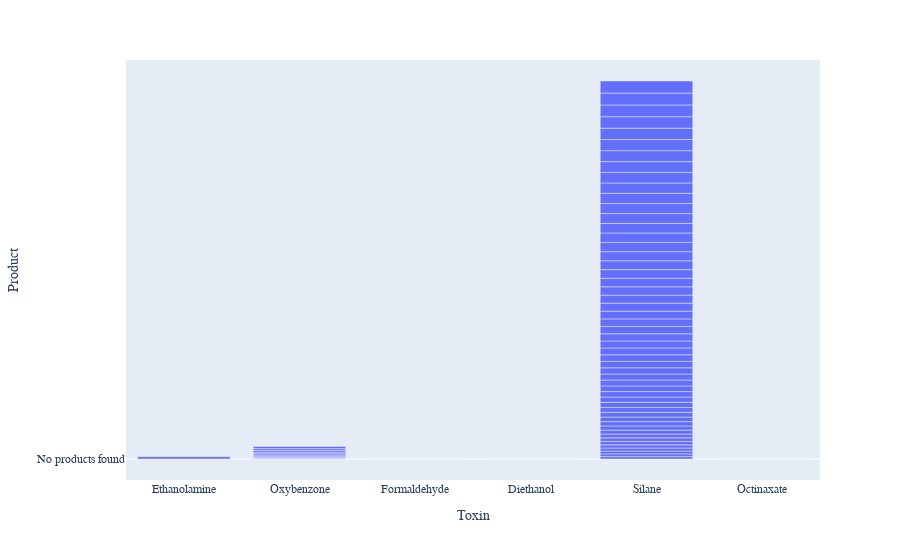

Notebook cell for this chart:
### Code cell
fig = px.bar(low_df, x='Toxin', y='Product'
            )

fig.update_layout( # customize font and legend orientation & position
    font_family="Redaction",
    legend=dict(
        title=None, orientation="h", y=1, yanchor="bottom", x=0.5, xanchor="center"
    )
)

### Figure 1 — Plotly figure (JSON) as saved in the notebook; plotly's stock layout.template omitted (floating-point values rounded to 4 significant figures)
{"data": [{"alignmentgroup": "True", "hovertemplate": "Toxin=%{x}<br>Product=%{y}<extra></extra>", "legendgroup": "", "marker": {"color": "#636efa", "pattern": {"shape": ""}}, "name": "", "offsetgroup": "", "orientation": "v", "showlegend": false, "textposition": "auto", "type": "bar", "x": ["Ethanolamine", "Oxybenzone", "Oxybenzone", "Oxybenzone", "Oxybenzone", "Oxybenzone", "Oxybenzone", "Oxybenzone", "Oxybenzone", "Oxybenzone", "Oxybenzone", "Oxybenzone", "Oxybenzone", "Ethanolamine", "Formaldehyde", "Diethanol", "Silane", "Silane", "Silane", "Silane", "Silane", "Silane", "Silane", "Silane", "Silane", "Silane", "Silane", "Silane", "Silane", "Silane", "Silane", "Silane", "Silane", "Silane", "Silane", "Silane", "Silane", "Silane", "Silane", "Silane", "Silane", "Silane", "Silane", "Silane", "Silane", "Silane", "Silane", "Silane", "Silane", "Silane", "Silane", "Silane", "Silane", "Silane", "Silane", "Silane", "Silane", "Silane", "Silane", "Silane", "Silane", "Silane", "Silane", "Silane", "Silane", "Silane", "Silane", "Silane", "Octinaxate"], "xaxis": "x", "y": ["No products found", "No products found", "Camera Ready CC Cream Broad Spectrum SPF 30 Dark Spot Correcting", "Lingerie de Peau BB Cream", "Exfoliating Scrub", "Hydra Life BB Creme Broad Spectrum SPF 30", "The Broad Spectrum SPF 50 UV Protecting Fluid", "Ultimate Sun Protection Spray Broad Spectrum SPF 50+ For Face/Body", "Broad Spectrum SPF 50 Sunscreen Face Cream", "DayWear UV Base Advanced Anti-Oxidant & UV Defense SPF 50", "DayWear BB Anti-Oxidant Beauty Benefit Crème SPF 35", "Protect Ultra Sheer Weightless Sunscreen Broad Spectrum SPF 50+ UVA/UVB", "Sun Lotion 30 SPF", "Radiance Awakening Mask Intense", "No products found", "No products found", "Ultra Facial Cream", "The True Cream Moisturizing Bomb", "Water Bank Moisture Cream", "Dramatically Different Moisturizing Gel", "Revitalizing Supreme Global Anti-Aging Crème", "Renewed Hope in A Jar Refreshing & Refining Moisturizer", "Dramatically Different Hydrating Jelly", "Drink of H2O Hydrating Boost Moisturizer Rainforest of the Sea™", "Limited Edition Dramatically Different™ Moisturizing Gel", "Cooling Water", "DREAMDUO™ Overnight Transforming Treatment", "Essential Power Skin Toner for Normal to Dry Skin", "Bergamot Herbal Extract Toner", "A Glowing Regimen Trial Set", "FRXXXTION Stick Exfoliating Cleanser", "Fresh Pressed 7-day System with Pure Vitamin C", "Advanced Night Repair Synchronized Recovery Complex II", "The Treatment Lotion", "Skin Love Glow Elixir", "needles no more™", "Fresh Pressed Daily Booster with Pure Vitamin C 10%", "Watermelon Brightening Serum", "MOISTURE BOUND Rejuvenating Serum", "Repairwear Laser Focus", "needles no more® 3-D filler mask", "Perfectionist Pro Rapid Firm + Lift Treatment", "Future Solution LX Intensive Firming Contour Serum", "Advanced Night Repair Concentrated Recovery PowerFoil Mask", "The Brilliance Brightening Mask", "Nutritious Vitality8™ Night Creme/Mask", "Treatment Lotion Hydrating Mask", "Advanced Night Repair Concentrated Recovery Eye Mask", "Plantscription™ Powerful Lifting Overnight Mask", "Water Pocket Sheet Mask Sleeping Mask (Replenishing)", "Flower Fusion™ Lavender Soothing Sheet Mask", "Flower Fusion™ Rose Hydrating Sheet Mask", "Flower Fusion™ Raspberry Refreshing Sheet Mask", "Flower Fusion™ Violet Nourishing Sheet Mask", "Flower Fusion™ Orange Radiance-Boosting Sheet Mask", "Advanced Night Repair Eye Concentrate Matrix", "Advanced Night Repair Eye Serum Synchronized Complex II", "Eye Doctor™ Moisture Care For Skin Around Eyes", "Intensive Vitalizing Eye Essence", "Goat Milk De-Puffing Eye Balm", "Super-Cool De-Puffing Eye Balm", "Renewed Hope In A Jar Eye", "FIRMx™ 360 Eye Renewal", "Time In A Bottle For Eyes 100% In-Control", "Renewed Hope In A Jar SPF 30", "Essential-C Eye Cream SPF 15 PA++", "Do Not Age with Dr. Brandt Triple Peptide Eye Cream", "ELEVATE Firming & Lifting Contouring Eye Cream", "No products found"], "yaxis": "y"}], "layout": {"barmode": "relative", "font": {"family": "Redaction"}, "legend": {"orientation": "h", "title": {}, "tracegroupgap": 0, "x": 0.5, "xanchor": "center", "y": 1, "yanchor": "bottom"}, "margin": {"t": 60}, "xaxis": {"anchor": "y", "domain": [0, 1], "title": {"text": "Toxin"}}, "yaxis": {"anchor": "x", "domain": [0, 1], "title": {"text": "Product"}}}}
